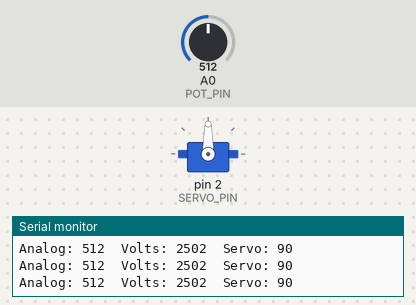
Simulated run of this sketch. Board: Arduino Uno, built with avr-gcc and run on an emulated ATmega328P. On the bench: servo, the last lines printed to the serial monitor. The test bench sets the inputs (shaded band); at power-on: A0 (POT_PIN) = 512.

Above: at 1.2 s.
1.3 s: A0 (POT_PIN) set to 122
At 2.0 s:
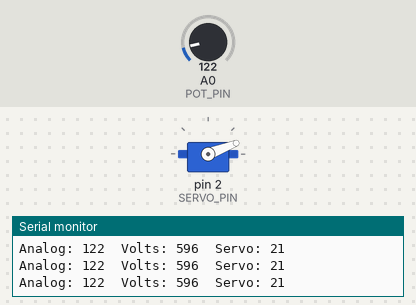
2.8 s: A0 (POT_PIN) set to 0
At 3.6 s:
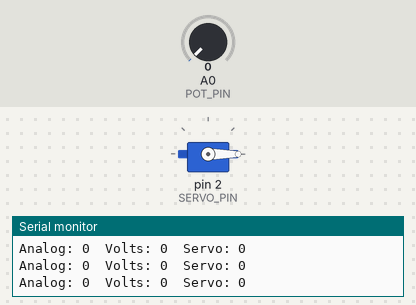
4.3 s: A0 (POT_PIN) set to 4
7.3 s: A0 (POT_PIN) set to 306
At 8.5 s:
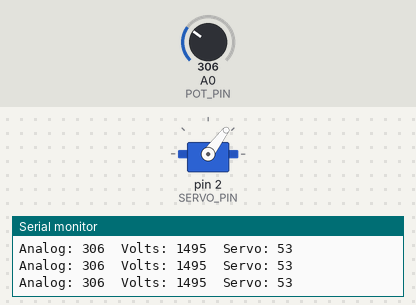
8.8 s: A0 (POT_PIN) set to 716
At 9.6 s:
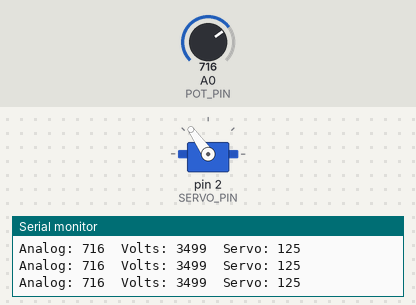
10.3 s: A0 (POT_PIN) set to 1023
At 10.7 s:
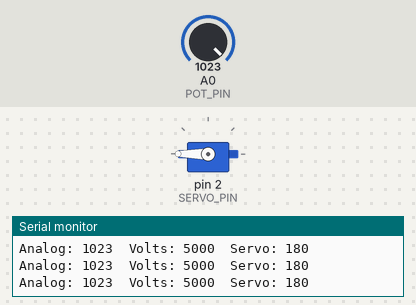
Timing chart, 0 to 12.8 s (numbered marks = the images above; inputs shaded):
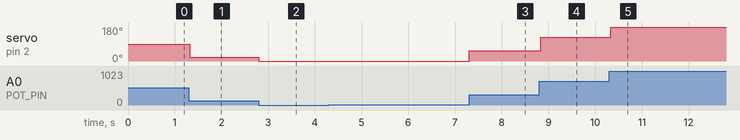

Measured:
- after the input at 1.3 s, servo on pin 2 (SERVO_PIN): 90° → 21° at once
- after the input at 2.8 s, servo on pin 2 (SERVO_PIN): 21° → 0° at once
- after the input at 7.3 s, servo on pin 2 (SERVO_PIN): 0° → 53° at once
- after the input at 8.8 s, servo on pin 2 (SERVO_PIN): 53° → 125° at once
- after the input at 10.3 s, servo on pin 2 (SERVO_PIN): 125° → 180° at once

The sketch:

servomotor_control.ino
```cpp
#include <Servo.h>

#define POT_PIN A0
#define SERVO_PIN 2

int analogVal;
int voltVal;
int servoPosition;

Servo myServo;

void setup()
{
  Serial.begin(9600);
  myServo.attach(SERVO_PIN);
}

void loop()
{
  analogVal = analogRead(POT_PIN);
  voltVal = map(analogVal, 0, 1023, 0, 5000);
  // 1023 ---> 5000
  // analogVal -----> x = analogVal * 5000 / 1023;

  servoPosition = map(analogVal, 0, 1023, 0, 180);
  // 1023 ---> 180
  // servoPosition -----> x = servoPosition * 180 / 1023;

  myServo.write(servoPosition);

  Serial.print("Analog: ");
  Serial.print(analogVal);
  Serial.print('\t');
  Serial.print("Volts: ");
  Serial.print(voltVal);
  Serial.print('\t');
  Serial.print("Servo: ");
  Serial.println(servoPosition);
}
```

Motor.cpp
```cpp
#include "Motor.h"

Motor::Motor(int enablePin, int dir1Pin, int dir2Pin, int minRange, int maxRange, int maxPower) {
   mEnablePin = enablePin;
   mDir1Pin = dir1Pin;
   mDir2Pin = dir2Pin;
   mMinRange = minRange;
   mMaxRange = maxRange;
   mMaxPower = maxPower;
}

void Motor::setPower(int power) {
  if(power == 0) {
    stop();
    return;
  }

  if(power > 0) {
    digitalWrite(mDir1Pin, LOW);
    digitalWrite(mDir2Pin, HIGH);
  }
  else {
    digitalWrite(mDir1Pin, HIGH);
    digitalWrite(mDir2Pin, LOW);
  }

  analogWrite(mEnablePin, map(abs(power), 1, mMaxPower, mMinRange, mMaxRange));
}

void Motor::stop() {
  digitalWrite(mEnablePin, LOW);
}

void Motor::brake() {
  digitalWrite(mDir1Pin, LOW);
  digitalWrite(mDir2Pin, LOW);
}
```

Motor.h
```cpp
#ifndef MOTOR_H
#define MOTOR_H
#include <Arduino.h>

class Motor {
  private:
    int mEnablePin;
    int mDir1Pin;
    int mDir2Pin;
    int mMinRange;
    int mMaxRange;
    int mMaxPower;

  public:
    Motor(int enablePin, int dir1Pin, int dir2Pin, int minRange, int maxRange, int maxPower);
    void setPower(int power);
    void stop();
    void brake();
};

#endif
```
